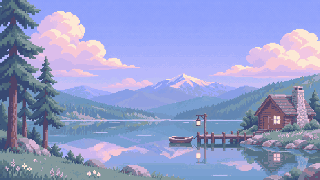
#> input picture files/wallpapers/tools/tihaya-gavan-src/day-art.png, 320 x 180 px
$ python clean.py tihaya-gavan-src/day-art.png tihaya-gavan-src/day-codex.png 5 5 5
#> lines starting #> are read from the running program, lines starting #| are printed output that depends on the picture
# clean.py src out_art.png W H colors : Codex picture -> honest pixel art W×H, `colors` palette
import sys, numpy as np
from PIL import Image
src,out,W,H,N=sys.argv[1],sys.argv[2],int(sys.argv[3]),int(sys.argv[4]),int(sys.argv[5])
im=Image.open(src).convert('RGB'); a=np.asarray(im,dtype=float)
#> further down, im is the input picture: PIL image 320x180 RGB; mean R, G, B 147.4, 156.7, 203.4
h,w,_=a.shape
#> h = 180; w = 320
# crop to 16:9 centred
th=round(w*H/W)
#> th = 320
if th<=h: y0=(h-th)//2; a=a[y0:y0+th]; h=th
else:
    tw=round(h*W/H); x0=(w-tw)//2; a=a[:,x0:x0+tw]; w=tw
#> after `tw = round(h * W / H)`: tw = 180
#> after `x0 = (w - tw) // 2`: x0 = 70
#> after `a = a[:, x0:x0 + tw]`:
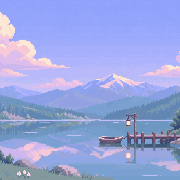
#> a: shape (180, 180, 3) float64; mean R, G, B 153.1, 165.9, 222.2
#> after `w = tw`: w = 180
cw,ch=w/W,h/H
#> cw = 36; ch = 36
art=np.zeros((H,W,3))
for j in range(H):
    y1,y2=int(j*ch+ch*0.2),max(int(j*ch+ch*0.8),int(j*ch+ch*0.2)+1)
    for i in range(W):
        x1,x2=int(i*cw+cw*0.2),max(int(i*cw+cw*0.8),int(i*cw+cw*0.2)+1)
        art[j,i]=np.median(a[y1:y2,x1:x2].reshape(-1,3),axis=0)
def oklab(rgb):
    c=rgb/255.0; c=np.where(c<=0.04045,c/12.92,((c+0.055)/1.055)**2.4)
    M1=np.array([[0.4122214708,0.5363325363,0.0514459929],[0.2119034982,0.6806995451,0.1073969566],[0.0883024619,0.2817188376,0.6299787005]])
    lms=np.cbrt(c@M1.T)
    M2=np.array([[0.2104542553,0.7936177850,-0.0040720468],[1.9779984951,-2.4285922050,0.4505937099],[0.0259040371,0.7827717662,-0.8086757660]])
    return lms@M2.T
img=Image.fromarray(art.clip(0,255).astype(np.uint8))
px=art.reshape(-1,3); L=oklab(px)
#> after `px = art.reshape(-1, 3)`: px = 25 rows, first 8: [147, 164, 251], [147, 164, 251], [147, 164, 251], [147, 164, 251], [146, 163, 251], [247, 200, 216], [165, 175, 251], [165, 175, 251]
#> in oklab, `c = rgb / 255.0`: c = 25 rows, first 8: [0.576, 0.643, 0.984], [0.576, 0.643, 0.984], [0.576, 0.643, 0.984], [0.576, 0.643, 0.984], [0.573, 0.639, 0.984], [0.969, 0.784, 0.847], [0.647, 0.686, 0.984], [0.647, 0.686, 0.984]
#> in oklab, `c = np.where(c <= 0.04045, c / 12.92, ((c + 0.055) / 1.055) ** 2.4)`: c = 25 rows, first 8: [0.292, 0.371, 0.965], [0.292, 0.371, 0.965], [0.292, 0.371, 0.965], [0.292, 0.371, 0.965], [0.287, 0.366, 0.965], [0.93, 0.578, 0.687], [0.376, 0.429, 0.965], [0.376, 0.429, 0.965]
#> in oklab, `lms=np.cbrt(c@M1.T)`: lms = 25 rows, first 8: [0.717, 0.748, 0.904], [0.717, 0.748, 0.904], [0.717, 0.748, 0.904], [0.717, 0.748, 0.904], [0.714, 0.745, 0.903], [0.9, 0.872, 0.878], [0.757, 0.78, 0.913], [0.757, 0.78, 0.913]
#> after `L = oklab(px)`: L = 25 rows, first 8: [0.741, 0.00992, -0.127], [0.741, 0.00992, -0.127], [0.741, 0.00992, -0.127], [0.741, 0.00992, -0.127], [0.738, 0.0101, -0.128], [0.878, 0.0568, -0.00402], [0.775, 0.0148, -0.108], [0.775, 0.0148, -0.108]
chroma=np.hypot(L[:,1],L[:,2])
#> chroma = 25 values, max 0.129 at index 4, min 0.0245 at index 20, mean 0.0906
# base palette (median cut) + reserved accents (the highest-chroma warm/bright pixels: window,
# lantern, flowers) so a few pixels aren't averaged into the sky
#> (the run stopped early here; a loop or call above may not have finished)
